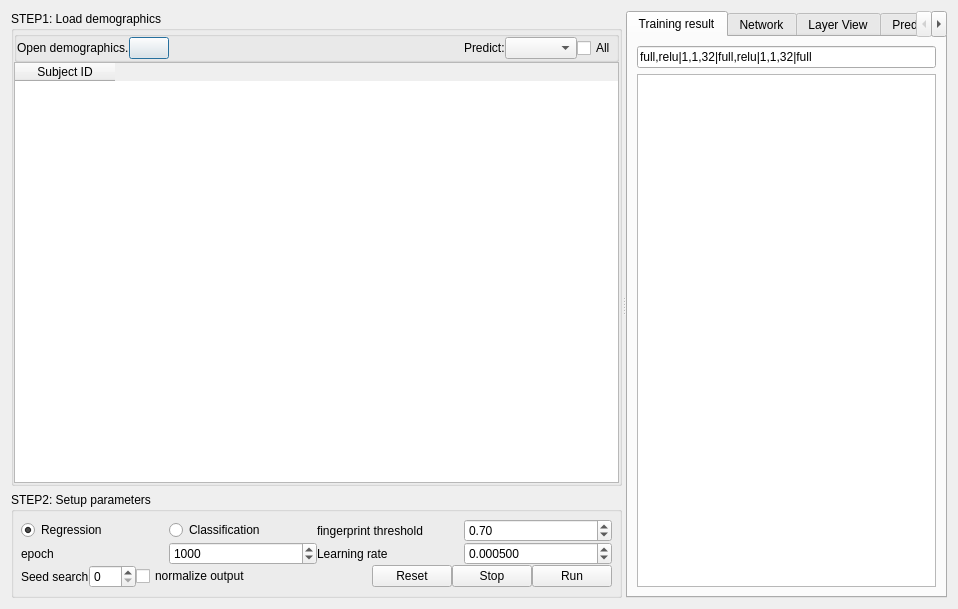
<?xml version="1.0" encoding="UTF-8"?>
<ui version="4.0">
 <class>nn_connectometry</class>
 <widget class="QDialog" name="nn_connectometry">
  <property name="geometry">
   <rect>
    <x>0</x>
    <y>0</y>
    <width>958</width>
    <height>609</height>
   </rect>
  </property>
  <property name="windowTitle">
   <string>Dialog</string>
  </property>
  <layout class="QHBoxLayout" name="horizontalLayout_5">
   <item>
    <widget class="QSplitter" name="splitter">
     <property name="orientation">
      <enum>Qt::Horizontal</enum>
     </property>
     <widget class="QWidget" name="widget" native="true">
      <property name="sizePolicy">
       <sizepolicy hsizetype="Maximum" vsizetype="Preferred">
        <horstretch>0</horstretch>
        <verstretch>0</verstretch>
       </sizepolicy>
      </property>
      <layout class="QVBoxLayout" name="verticalLayout">
       <property name="leftMargin">
        <number>0</number>
       </property>
       <property name="topMargin">
        <number>0</number>
       </property>
       <property name="rightMargin">
        <number>0</number>
       </property>
       <property name="bottomMargin">
        <number>0</number>
       </property>
       <item>
        <widget class="QGroupBox" name="groupBox_2">
         <property name="sizePolicy">
          <sizepolicy hsizetype="Preferred" vsizetype="MinimumExpanding">
           <horstretch>0</horstretch>
           <verstretch>0</verstretch>
          </sizepolicy>
         </property>
         <property name="title">
          <string>STEP1: Load demographics</string>
         </property>
         <layout class="QVBoxLayout" name="verticalLayout_2">
          <property name="spacing">
           <number>0</number>
          </property>
          <property name="leftMargin">
           <number>0</number>
          </property>
          <property name="topMargin">
           <number>0</number>
          </property>
          <property name="rightMargin">
           <number>0</number>
          </property>
          <property name="bottomMargin">
           <number>0</number>
          </property>
          <item>
           <widget class="QGroupBox" name="multiple_regression_demo">
            <property name="sizePolicy">
             <sizepolicy hsizetype="Expanding" vsizetype="Preferred">
              <horstretch>0</horstretch>
              <verstretch>0</verstretch>
             </sizepolicy>
            </property>
            <property name="title">
             <string/>
            </property>
            <layout class="QVBoxLayout" name="verticalLayout_17">
             <property name="spacing">
              <number>0</number>
             </property>
             <property name="leftMargin">
              <number>0</number>
             </property>
             <property name="topMargin">
              <number>0</number>
             </property>
             <property name="rightMargin">
              <number>0</number>
             </property>
             <property name="bottomMargin">
              <number>0</number>
             </property>
             <item>
              <layout class="QHBoxLayout" name="horizontalLayout_10">
               <property name="spacing">
                <number>0</number>
               </property>
               <item>
                <widget class="QLabel" name="open_instruction_2">
                 <property name="text">
                  <string>Open demographics.</string>
                 </property>
                </widget>
               </item>
               <item>
                <widget class="QPushButton" name="open_mr_files">
                 <property name="maximumSize">
                  <size>
                   <width>16777215</width>
                   <height>16777215</height>
                  </size>
                 </property>
                 <property name="text">
                  <string/>
                 </property>
                 <property name="icon">
                  <iconset resource="../icons.qrc">
                   <normaloff>:/icons/icons/open.xpm</normaloff>:/icons/icons/open.xpm</iconset>
                 </property>
                </widget>
               </item>
               <item>
                <spacer name="horizontalSpacer_4">
                 <property name="orientation">
                  <enum>Qt::Horizontal</enum>
                 </property>
                 <property name="sizeHint" stdset="0">
                  <size>
                   <width>40</width>
                   <height>20</height>
                  </size>
                 </property>
                </spacer>
               </item>
               <item>
                <widget class="QLabel" name="foi_label">
                 <property name="maximumSize">
                  <size>
                   <width>16777215</width>
                   <height>16777215</height>
                  </size>
                 </property>
                 <property name="text">
                  <string>Predict:</string>
                 </property>
                </widget>
               </item>
               <item>
                <widget class="QComboBox" name="foi"/>
               </item>
               <item>
                <widget class="QCheckBox" name="regress_all">
                 <property name="text">
                  <string>All</string>
                 </property>
                </widget>
               </item>
               <item>
                <widget class="QWidget" name="foi_widget" native="true">
                 <layout class="QHBoxLayout" name="horizontalLayout_7">
                  <property name="spacing">
                   <number>0</number>
                  </property>
                  <property name="leftMargin">
                   <number>0</number>
                  </property>
                  <property name="topMargin">
                   <number>0</number>
                  </property>
                  <property name="rightMargin">
                   <number>0</number>
                  </property>
                  <property name="bottomMargin">
                   <number>0</number>
                  </property>
                 </layout>
                </widget>
               </item>
              </layout>
             </item>
            </layout>
           </widget>
          </item>
          <item>
           <widget class="QTableWidget" name="subject_demo">
            <property name="sizePolicy">
             <sizepolicy hsizetype="Preferred" vsizetype="MinimumExpanding">
              <horstretch>0</horstretch>
              <verstretch>0</verstretch>
             </sizepolicy>
            </property>
            <property name="alternatingRowColors">
             <bool>true</bool>
            </property>
            <property name="selectionMode">
             <enum>QAbstractItemView::SingleSelection</enum>
            </property>
            <property name="selectionBehavior">
             <enum>QAbstractItemView::SelectRows</enum>
            </property>
            <property name="showGrid">
             <bool>true</bool>
            </property>
            <property name="gridStyle">
             <enum>Qt::SolidLine</enum>
            </property>
            <property name="sortingEnabled">
             <bool>true</bool>
            </property>
            <property name="rowCount">
             <number>0</number>
            </property>
            <column>
             <property name="text">
              <string>Subject ID</string>
             </property>
            </column>
           </widget>
          </item>
          <item>
           <widget class="QWidget" name="widget_4" native="true">
            <layout class="QVBoxLayout" name="verticalLayout_7">
             <property name="spacing">
              <number>0</number>
             </property>
             <property name="leftMargin">
              <number>0</number>
             </property>
             <property name="topMargin">
              <number>0</number>
             </property>
             <property name="rightMargin">
              <number>0</number>
             </property>
             <property name="bottomMargin">
              <number>0</number>
             </property>
            </layout>
           </widget>
          </item>
         </layout>
        </widget>
       </item>
       <item>
        <widget class="QGroupBox" name="groupBox_3">
         <property name="sizePolicy">
          <sizepolicy hsizetype="Preferred" vsizetype="Maximum">
           <horstretch>0</horstretch>
           <verstretch>0</verstretch>
          </sizepolicy>
         </property>
         <property name="title">
          <string>STEP2: Setup parameters</string>
         </property>
         <layout class="QVBoxLayout" name="verticalLayout_4">
          <property name="spacing">
           <number>0</number>
          </property>
          <property name="leftMargin">
           <number>7</number>
          </property>
          <property name="topMargin">
           <number>7</number>
          </property>
          <property name="rightMargin">
           <number>7</number>
          </property>
          <property name="bottomMargin">
           <number>7</number>
          </property>
          <item>
           <layout class="QHBoxLayout" name="horizontalLayout_6">
            <property name="topMargin">
             <number>0</number>
            </property>
            <item>
             <widget class="QRadioButton" name="nn_regression">
              <property name="text">
               <string>Regression</string>
              </property>
              <property name="checked">
               <bool>true</bool>
              </property>
             </widget>
            </item>
            <item>
             <widget class="QRadioButton" name="nn_classification">
              <property name="text">
               <string>Classification</string>
              </property>
             </widget>
            </item>
            <item>
             <widget class="QLabel" name="label_4">
              <property name="text">
               <string>fingerprint threshold</string>
              </property>
             </widget>
            </item>
            <item>
             <widget class="QDoubleSpinBox" name="otsu">
              <property name="maximum">
               <double>2.000000000000000</double>
              </property>
              <property name="singleStep">
               <double>0.100000000000000</double>
              </property>
              <property name="value">
               <double>0.700000000000000</double>
              </property>
             </widget>
            </item>
           </layout>
          </item>
          <item>
           <layout class="QHBoxLayout" name="horizontalLayout_4">
            <property name="spacing">
             <number>0</number>
            </property>
            <property name="topMargin">
             <number>0</number>
            </property>
            <item>
             <widget class="QLabel" name="label_7">
              <property name="text">
               <string>epoch</string>
              </property>
             </widget>
            </item>
            <item>
             <widget class="QSpinBox" name="epoch">
              <property name="minimum">
               <number>1</number>
              </property>
              <property name="maximum">
               <number>10000</number>
              </property>
              <property name="value">
               <number>1000</number>
              </property>
             </widget>
            </item>
            <item>
             <widget class="QLabel" name="label_2">
              <property name="text">
               <string>Learning rate</string>
              </property>
             </widget>
            </item>
            <item>
             <widget class="QDoubleSpinBox" name="learning_rate">
              <property name="decimals">
               <number>6</number>
              </property>
              <property name="minimum">
               <double>0.000001000000000</double>
              </property>
              <property name="maximum">
               <double>10.000000000000000</double>
              </property>
              <property name="value">
               <double>0.000500000000000</double>
              </property>
             </widget>
            </item>
           </layout>
          </item>
          <item>
           <layout class="QHBoxLayout" name="horizontalLayout_17">
            <property name="spacing">
             <number>0</number>
            </property>
            <property name="topMargin">
             <number>0</number>
            </property>
            <item>
             <widget class="QLabel" name="label_3">
              <property name="text">
               <string>Seed search</string>
              </property>
             </widget>
            </item>
            <item>
             <widget class="QSpinBox" name="seed_search">
              <property name="maximum">
               <number>128</number>
              </property>
              <property name="value">
               <number>0</number>
              </property>
             </widget>
            </item>
            <item>
             <widget class="QCheckBox" name="norm_output">
              <property name="text">
               <string>normalize output</string>
              </property>
             </widget>
            </item>
            <item>
             <spacer name="horizontalSpacer">
              <property name="orientation">
               <enum>Qt::Horizontal</enum>
              </property>
              <property name="sizeHint" stdset="0">
               <size>
                <width>40</width>
                <height>20</height>
               </size>
              </property>
             </spacer>
            </item>
            <item>
             <widget class="QPushButton" name="reset">
              <property name="text">
               <string>Reset</string>
              </property>
             </widget>
            </item>
            <item>
             <widget class="QPushButton" name="stop">
              <property name="text">
               <string>Stop</string>
              </property>
             </widget>
            </item>
            <item>
             <widget class="QPushButton" name="run">
              <property name="text">
               <string>Run</string>
              </property>
             </widget>
            </item>
           </layout>
          </item>
         </layout>
        </widget>
       </item>
      </layout>
     </widget>
     <widget class="QTabWidget" name="view_tab">
      <property name="currentIndex">
       <number>0</number>
      </property>
      <widget class="QWidget" name="tab_3">
       <attribute name="title">
        <string>Training result</string>
       </attribute>
       <layout class="QVBoxLayout" name="verticalLayout_5">
        <item>
         <widget class="QLineEdit" name="network_text">
          <property name="text">
           <string>full,relu|1,1,32|full,relu|1,1,32|full</string>
          </property>
         </widget>
        </item>
        <item>
         <widget class="QTextBrowser" name="log"/>
        </item>
       </layout>
      </widget>
      <widget class="QWidget" name="tab">
       <attribute name="title">
        <string>Network</string>
       </attribute>
       <layout class="QVBoxLayout" name="verticalLayout_3">
        <item>
         <widget class="QGraphicsView" name="network_view"/>
        </item>
       </layout>
      </widget>
      <widget class="QWidget" name="tab_2">
       <attribute name="title">
        <string>Layer View</string>
       </attribute>
       <layout class="QVBoxLayout" name="verticalLayout_6">
        <item>
         <widget class="QGraphicsView" name="layer_view"/>
        </item>
       </layout>
      </widget>
      <widget class="QWidget" name="tab_4">
       <attribute name="title">
        <string>Prediction</string>
       </attribute>
       <layout class="QVBoxLayout" name="verticalLayout_8">
        <item>
         <widget class="QSplitter" name="splitter_2">
          <property name="orientation">
           <enum>Qt::Vertical</enum>
          </property>
          <widget class="QWidget" name="widget_2" native="true">
           <property name="minimumSize">
            <size>
             <width>0</width>
             <height>300</height>
            </size>
           </property>
           <layout class="QVBoxLayout" name="predict_chart_layout"/>
          </widget>
          <widget class="QTableWidget" name="test_subjects">
           <property name="sizePolicy">
            <sizepolicy hsizetype="Preferred" vsizetype="Preferred">
             <horstretch>0</horstretch>
             <verstretch>0</verstretch>
            </sizepolicy>
           </property>
           <property name="minimumSize">
            <size>
             <width>0</width>
             <height>0</height>
            </size>
           </property>
           <property name="alternatingRowColors">
            <bool>true</bool>
           </property>
           <property name="selectionMode">
            <enum>QAbstractItemView::SingleSelection</enum>
           </property>
           <property name="selectionBehavior">
            <enum>QAbstractItemView::SelectRows</enum>
           </property>
           <property name="showGrid">
            <bool>true</bool>
           </property>
           <property name="gridStyle">
            <enum>Qt::SolidLine</enum>
           </property>
           <property name="sortingEnabled">
            <bool>true</bool>
           </property>
           <property name="rowCount">
            <number>0</number>
           </property>
           <column>
            <property name="text">
             <string>Subject ID</string>
            </property>
           </column>
          </widget>
         </widget>
        </item>
       </layout>
      </widget>
     </widget>
    </widget>
   </item>
  </layout>
 </widget>
 <resources>
  <include location="../icons.qrc"/>
 </resources>
 <connections/>
</ui>
